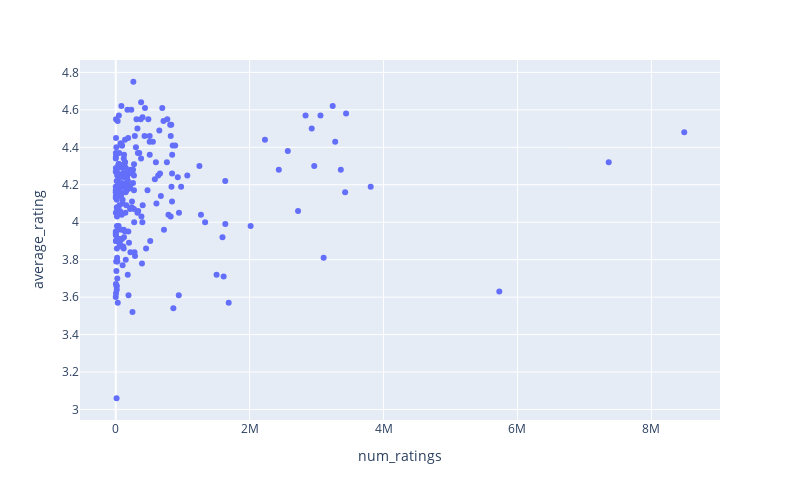

The notebook cell this image was saved under:
### Markdown cell above
### Example 1: Basic structure. Scatterplot + changing appearance + adding lines and annotations

### Code cell
fig_scatter_simple = px.scatter(books_df_scatter, x="num_ratings", y="average_rating", height=500, width=800)
fig_scatter_simple.show()

### Figure 1 — Plotly figure (JSON) as saved in the notebook; plotly's stock layout.template omitted (floating-point values rounded to 4 significant figures; data arrays with more than 128 entries replaced by an {"elided": "..."} marker saying what was removed)
{"data": [{"hovertemplate": "num_ratings=%{x}<br>average_rating=%{y}<extra></extra>", "legendgroup": "", "marker": {"color": "#636efa", "symbol": "circle"}, "mode": "markers", "name": "", "orientation": "v", "showlegend": false, "type": "scatter", "x": {"elided": "232 int values"}, "xaxis": "x", "y": {"elided": "232 float values"}, "yaxis": "y"}], "layout": {"height": 500, "legend": {"tracegroupgap": 0}, "margin": {"t": 60}, "width": 800, "xaxis": {"anchor": "y", "domain": [0, 1], "title": {"text": "num_ratings"}}, "yaxis": {"anchor": "x", "domain": [0, 1], "title": {"text": "average_rating"}}}}
